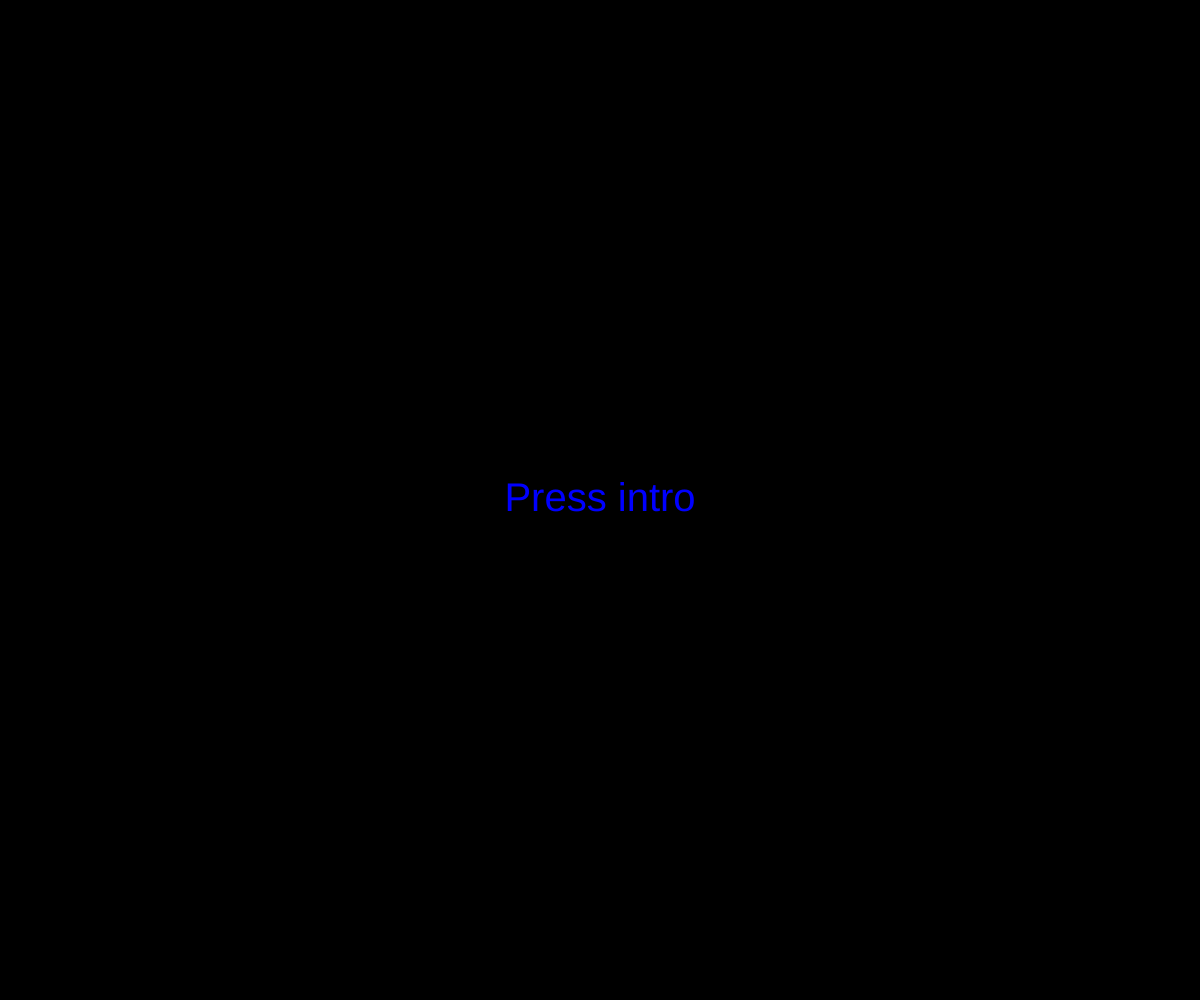
Frame 1 (no input)
Frame 60 (no input): identical to frame 1, image omitted
Frame 120 (the mouse pressed at the canvas centre since frame 60): identical to frame 1, image omitted

The p5.js sketch that drew this single still picture (run headless with seeded random() and noise() and a simulated clock; from frame 60 on, the mouse is pressed at the canvas centre):

// p5.js sketch
// ── sketch.js
let x = 200;
let y = 300;
let enter = true;
let x2 = 200;
let y2 = 300;
let b;
let player1P = 0;
let player2P = 0;



function setup(){
	createCanvas(windowWidth,windowHeight);
}

function draw(){
	background("black");


	if(enter){
		push();
		textSize(40);
		fill("blue");
		textAlign(CENTER, CENTER);
		text("Press intro", width / 2, height /2);
		pop();
	}

	fill("white")



	if (keyIsDown(DOWN_ARROW) && !enter) {
		y++;
	}	

	if (keyIsDown(UP_ARROW) && !enter) {
		y--;
	}	

	if (keyIsDown(83) && !enter) {
		y2++;
	}	

	if (keyIsDown(87) && !enter) {
		y2--;
	}	



	if (!enter){

		rect(x,y,50,100);
		rect(width - x2,y2,50,100);
		b.display();       
		b.hasCollision(x,y,y2,player1P,player2P);

	}




}

function keyPressed() {

	if(keyCode === ENTER){
	    b = new Ball(width / 2,height / 2,20); 
		enter = false;
	} 


}








// ── ball.js
class Ball {
	constructor(x,y,d){
		this.x  = x;
		this.y  = y;
		this.d  = d;
		this.stepY = 0
		this.stepX = 1
		this.player1P = 0;
		this.player2P = 0;
	}

display(){
	push();
	fill("white");
	circle(this.x,this.y,this.d);
	this.move();
	//this.hasCollision();
	pop();
}

move(){
	this.y += this.stepY;
	this.x += this.stepX;
}

hasCollision(stickX,stickY,stickY2){
text(player1P, width / 2, 20);
text(player2P, width / 2 + 20 , 20);


if ( (this.x - this.d / 2 <= stickX + 50 && this.x >= stickX ) && ( this.y >= stickY && this.y <= stickY + 100) ){
	this.stepY = Math.floor(Math.random()*3)-1;
	this.stepX = 1;
}

if ( (this.x + this.d <= width - stickX + 50 && this.x >= width - stickX ) && ( this.y >= stickY2 && this.y <= stickY2 + 100) ){
	this.stepY = Math.floor(Math.random()*3)-1;
	this.stepX = -1;
}




	if (this.x <= 0) {
		player1P++;
		this.reset();
	}else if(this.x + this.d / 2 >= width){
		player2P++;
		this.reset();
	}


	if (this.y  <= 0 && this.x < width / 2 ) {
		player2P++;
		this.reset();

	}else if(this.y + this.d / 2 >= height  && this.y > width / 2){

		player1P++;
		this.reset();
	}
		


}

reset(){
	this.x = width / 2;
	this.y = height / 2;
	this.stepY = 0;
	this.stepX = 1;
}

 
}
